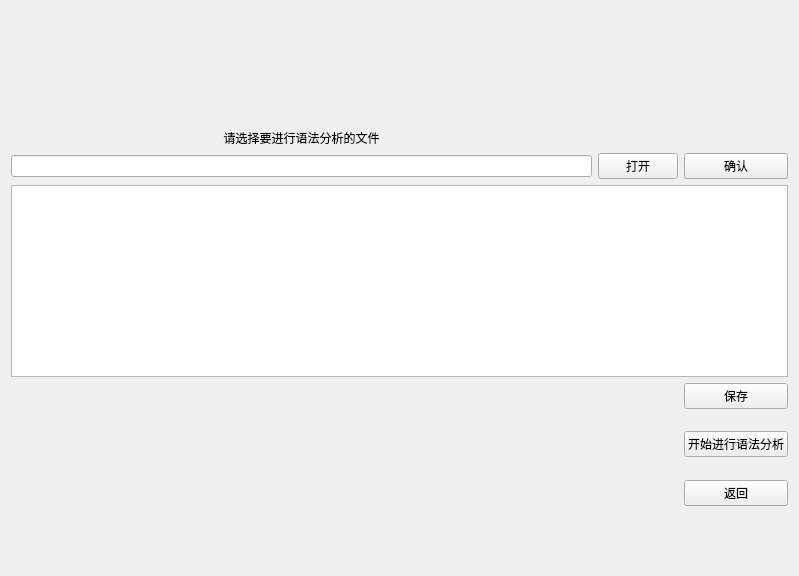
<?xml version="1.0" encoding="UTF-8"?>
<ui version="4.0">
 <class>syntacticana</class>
 <widget class="QWidget" name="syntacticana">
  <property name="geometry">
   <rect>
    <x>0</x>
    <y>0</y>
    <width>799</width>
    <height>576</height>
   </rect>
  </property>
  <property name="windowTitle">
   <string>Form</string>
  </property>
  <layout class="QGridLayout" name="gridLayout">
   <item row="3" column="0">
    <widget class="QLineEdit" name="lineEdit"/>
   </item>
   <item row="4" column="0" colspan="3">
    <widget class="QPlainTextEdit" name="plainTextEdit"/>
   </item>
   <item row="6" column="0">
    <spacer name="verticalSpacer">
     <property name="orientation">
      <enum>Qt::Vertical</enum>
     </property>
     <property name="sizeHint" stdset="0">
      <size>
       <width>20</width>
       <height>40</height>
      </size>
     </property>
    </spacer>
   </item>
   <item row="3" column="1">
    <widget class="QPushButton" name="pushButton">
     <property name="text">
      <string>打开</string>
     </property>
    </widget>
   </item>
   <item row="6" column="2">
    <widget class="QPushButton" name="pushButton_3">
     <property name="text">
      <string>开始进行语法分析</string>
     </property>
    </widget>
   </item>
   <item row="1" column="0">
    <spacer name="verticalSpacer_4">
     <property name="orientation">
      <enum>Qt::Vertical</enum>
     </property>
     <property name="sizeHint" stdset="0">
      <size>
       <width>20</width>
       <height>40</height>
      </size>
     </property>
    </spacer>
   </item>
   <item row="3" column="2">
    <widget class="QPushButton" name="pushButton_2">
     <property name="text">
      <string>确认</string>
     </property>
    </widget>
   </item>
   <item row="2" column="0">
    <widget class="QLabel" name="label">
     <property name="text">
      <string>请选择要进行语法分析的文件</string>
     </property>
     <property name="alignment">
      <set>Qt::AlignCenter</set>
     </property>
    </widget>
   </item>
   <item row="5" column="2">
    <widget class="QPushButton" name="pushButton_4">
     <property name="text">
      <string>保存</string>
     </property>
    </widget>
   </item>
   <item row="0" column="0">
    <spacer name="verticalSpacer_2">
     <property name="orientation">
      <enum>Qt::Vertical</enum>
     </property>
     <property name="sizeHint" stdset="0">
      <size>
       <width>20</width>
       <height>40</height>
      </size>
     </property>
    </spacer>
   </item>
   <item row="8" column="2">
    <spacer name="verticalSpacer_3">
     <property name="orientation">
      <enum>Qt::Vertical</enum>
     </property>
     <property name="sizeHint" stdset="0">
      <size>
       <width>20</width>
       <height>40</height>
      </size>
     </property>
    </spacer>
   </item>
   <item row="7" column="2">
    <widget class="QPushButton" name="pushButton_5">
     <property name="text">
      <string>返回</string>
     </property>
    </widget>
   </item>
  </layout>
 </widget>
 <resources/>
 <connections/>
</ui>
